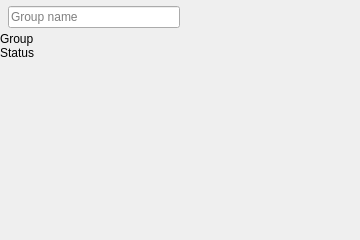
<?xml version="1.0" encoding="UTF-8"?>
<ui version="4.0">
 <class>GroupNode</class>
 <widget class="QFrame" name="GroupNode">
  <property name="geometry">
   <rect>
    <x>0</x>
    <y>0</y>
    <width>360</width>
    <height>240</height>
   </rect>
  </property>
  <property name="windowTitle">
   <string>Group</string>
  </property>
  <layout class="QVBoxLayout" name="layoutGroup">
   <property name="spacing">
    <number>0</number>
   </property>
   <property name="leftMargin">
    <number>0</number>
   </property>
   <property name="topMargin">
    <number>0</number>
   </property>
   <property name="rightMargin">
    <number>0</number>
   </property>
   <property name="bottomMargin">
    <number>0</number>
   </property>
   <item>
    <widget class="QFrame" name="GroupHeader">
     <property name="frameShape">
      <enum>QFrame::Shape::NoFrame</enum>
     </property>
     <layout class="QHBoxLayout" name="layoutGroupHeader">
      <property name="spacing">
       <number>4</number>
      </property>
      <property name="leftMargin">
       <number>8</number>
      </property>
      <property name="topMargin">
       <number>6</number>
      </property>
      <property name="rightMargin">
       <number>8</number>
      </property>
      <property name="bottomMargin">
       <number>4</number>
      </property>
      <item>
       <widget class="QLineEdit" name="GroupName">
        <property name="toolTip">
         <string>Group name</string>
        </property>
        <property name="placeholderText">
         <string>Group name</string>
        </property>
       </widget>
      </item>
      <item>
       <spacer name="spacerGroupHeader">
        <property name="orientation">
         <enum>Qt::Orientation::Horizontal</enum>
        </property>
        <property name="sizeHint" stdset="0">
         <size>
          <width>0</width>
          <height>0</height>
         </size>
        </property>
       </spacer>
      </item>
     </layout>
    </widget>
   </item>
   <item>
    <widget class="QLabel" name="Title">
     <property name="text">
      <string>Group</string>
     </property>
    </widget>
   </item>
   <item>
    <widget class="QLabel" name="Status">
     <property name="text">
      <string>Status</string>
     </property>
    </widget>
   </item>
   <item>
    <spacer name="spacerGroupInterior">
     <property name="orientation">
      <enum>Qt::Orientation::Vertical</enum>
     </property>
     <property name="sizeHint" stdset="0">
      <size>
       <width>0</width>
       <height>0</height>
      </size>
     </property>
    </spacer>
   </item>
  </layout>
 </widget>
 <resources/>
 <connections/>
</ui>
